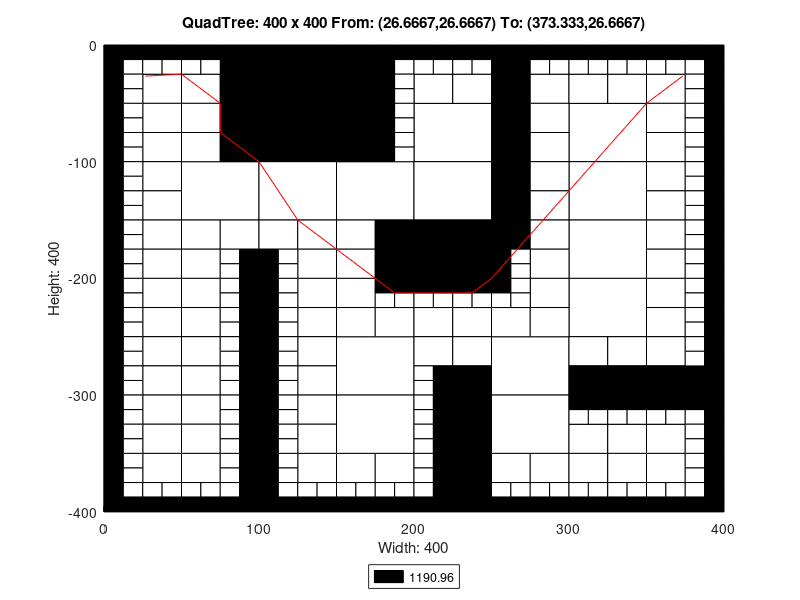

The MATLAB script that drew this image:
axis([0 400 -400 0]);
title('QuadTree: 400 x 400 From: (26.6667,26.6667) To: (373.333,26.6667)');
xlabel('Width: 400');
ylabel('Height: 400');
rectangle('Position',[100 -50 50 50], 'FaceColor',[0 0 0]);
rectangle('Position',[100 -100 50 50], 'FaceColor',[0 0 0]);
rectangle('Position',[50 -150 50 50], 'FaceColor',[1 1 1]);
rectangle('Position',[100 -150 50 50], 'FaceColor',[1 1 1]);
rectangle('Position',[150 -150 50 50], 'FaceColor',[1 1 1]);
rectangle('Position',[200 -100 50 50], 'FaceColor',[1 1 1]);
rectangle('Position',[300 -100 50 50], 'FaceColor',[1 1 1]);
rectangle('Position',[200 -150 50 50], 'FaceColor',[1 1 1]);
rectangle('Position',[200 -200 50 50], 'FaceColor',[0 0 0]);
rectangle('Position',[300 -150 50 50], 'FaceColor',[1 1 1]);
rectangle('Position',[300 -200 50 50], 'FaceColor',[1 1 1]);
rectangle('Position',[150 -300 50 50], 'FaceColor',[1 1 1]);
rectangle('Position',[150 -350 50 50], 'FaceColor',[1 1 1]);
rectangle('Position',[250 -300 50 50], 'FaceColor',[1 1 1]);
rectangle('Position',[300 -250 50 50], 'FaceColor',[1 1 1]);
rectangle('Position',[250 -350 50 50], 'FaceColor',[1 1 1]);
rectangle('Position',[25 -50 25 25], 'FaceColor',[1 1 1]);
rectangle('Position',[75 -25 25 25], 'FaceColor',[0 0 0]);
rectangle('Position',[50 -50 25 25], 'FaceColor',[1 1 1]);
rectangle('Position',[75 -50 25 25], 'FaceColor',[0 0 0]);
rectangle('Position',[25 -75 25 25], 'FaceColor',[1 1 1]);
rectangle('Position',[25 -100 25 25], 'FaceColor',[1 1 1]);
rectangle('Position',[50 -75 25 25], 'FaceColor',[1 1 1]);
rectangle('Position',[75 -75 25 25], 'FaceColor',[0 0 0]);
rectangle('Position',[50 -100 25 25], 'FaceColor',[1 1 1]);
rectangle('Position',[75 -100 25 25], 'FaceColor',[0 0 0]);
rectangle('Position',[150 -25 25 25], 'FaceColor',[0 0 0]);
rectangle('Position',[150 -50 25 25], 'FaceColor',[0 0 0]);
rectangle('Position',[150 -75 25 25], 'FaceColor',[0 0 0]);
rectangle('Position',[150 -100 25 25], 'FaceColor',[0 0 0]);
rectangle('Position',[25 -125 25 25], 'FaceColor',[1 1 1]);
rectangle('Position',[25 -150 25 25], 'FaceColor',[1 1 1]);
rectangle('Position',[25 -175 25 25], 'FaceColor',[1 1 1]);
rectangle('Position',[25 -200 25 25], 'FaceColor',[1 1 1]);
rectangle('Position',[50 -175 25 25], 'FaceColor',[1 1 1]);
rectangle('Position',[75 -175 25 25], 'FaceColor',[1 1 1]);
rectangle('Position',[50 -200 25 25], 'FaceColor',[1 1 1]);
rectangle('Position',[100 -175 25 25], 'FaceColor',[1 1 1]);
rectangle('Position',[125 -175 25 25], 'FaceColor',[1 1 1]);
rectangle('Position',[125 -200 25 25], 'FaceColor',[1 1 1]);
rectangle('Position',[150 -175 25 25], 'FaceColor',[1 1 1]);
rectangle('Position',[175 -175 25 25], 'FaceColor',[0 0 0]);
rectangle('Position',[150 -200 25 25], 'FaceColor',[1 1 1]);
rectangle('Position',[175 -200 25 25], 'FaceColor',[0 0 0]);
rectangle('Position',[200 -50 25 25], 'FaceColor',[1 1 1]);
rectangle('Position',[225 -50 25 25], 'FaceColor',[1 1 1]);
rectangle('Position',[250 -25 25 25], 'FaceColor',[0 0 0]);
rectangle('Position',[250 -50 25 25], 'FaceColor',[0 0 0]);
rectangle('Position',[275 -50 25 25], 'FaceColor',[1 1 1]);
rectangle('Position',[250 -75 25 25], 'FaceColor',[0 0 0]);
rectangle('Position',[275 -75 25 25], 'FaceColor',[1 1 1]);
rectangle('Position',[250 -100 25 25], 'FaceColor',[0 0 0]);
rectangle('Position',[275 -100 25 25], 'FaceColor',[1 1 1]);
rectangle('Position',[300 -50 25 25], 'FaceColor',[1 1 1]);
rectangle('Position',[325 -50 25 25], 'FaceColor',[1 1 1]);
rectangle('Position',[350 -50 25 25], 'FaceColor',[1 1 1]);
rectangle('Position',[350 -75 25 25], 'FaceColor',[1 1 1]);
rectangle('Position',[350 -100 25 25], 'FaceColor',[1 1 1]);
rectangle('Position',[250 -125 25 25], 'FaceColor',[0 0 0]);
rectangle('Position',[275 -125 25 25], 'FaceColor',[1 1 1]);
rectangle('Position',[250 -150 25 25], 'FaceColor',[0 0 0]);
rectangle('Position',[275 -150 25 25], 'FaceColor',[1 1 1]);
rectangle('Position',[250 -175 25 25], 'FaceColor',[0 0 0]);
rectangle('Position',[275 -175 25 25], 'FaceColor',[1 1 1]);
rectangle('Position',[275 -200 25 25], 'FaceColor',[1 1 1]);
rectangle('Position',[350 -125 25 25], 'FaceColor',[1 1 1]);
rectangle('Position',[350 -150 25 25], 'FaceColor',[1 1 1]);
rectangle('Position',[350 -175 25 25], 'FaceColor',[1 1 1]);
rectangle('Position',[350 -200 25 25], 'FaceColor',[1 1 1]);
rectangle('Position',[25 -225 25 25], 'FaceColor',[1 1 1]);
rectangle('Position',[25 -250 25 25], 'FaceColor',[1 1 1]);
rectangle('Position',[50 -225 25 25], 'FaceColor',[1 1 1]);
rectangle('Position',[50 -250 25 25], 'FaceColor',[1 1 1]);
rectangle('Position',[25 -275 25 25], 'FaceColor',[1 1 1]);
rectangle('Position',[25 -300 25 25], 'FaceColor',[1 1 1]);
rectangle('Position',[50 -275 25 25], 'FaceColor',[1 1 1]);
rectangle('Position',[50 -300 25 25], 'FaceColor',[1 1 1]);
rectangle('Position',[125 -225 25 25], 'FaceColor',[1 1 1]);
rectangle('Position',[125 -250 25 25], 'FaceColor',[1 1 1]);
rectangle('Position',[150 -225 25 25], 'FaceColor',[1 1 1]);
rectangle('Position',[150 -250 25 25], 'FaceColor',[1 1 1]);
rectangle('Position',[175 -250 25 25], 'FaceColor',[1 1 1]);
rectangle('Position',[125 -275 25 25], 'FaceColor',[1 1 1]);
rectangle('Position',[125 -300 25 25], 'FaceColor',[1 1 1]);
rectangle('Position',[25 -325 25 25], 'FaceColor',[1 1 1]);
rectangle('Position',[25 -350 25 25], 'FaceColor',[1 1 1]);
rectangle('Position',[50 -325 25 25], 'FaceColor',[1 1 1]);
rectangle('Position',[50 -350 25 25], 'FaceColor',[1 1 1]);
rectangle('Position',[25 -375 25 25], 'FaceColor',[1 1 1]);
rectangle('Position',[50 -375 25 25], 'FaceColor',[1 1 1]);
rectangle('Position',[125 -325 25 25], 'FaceColor',[1 1 1]);
rectangle('Position',[125 -350 25 25], 'FaceColor',[1 1 1]);
rectangle('Position',[125 -375 25 25], 'FaceColor',[1 1 1]);
rectangle('Position',[150 -375 25 25], 'FaceColor',[1 1 1]);
rectangle('Position',[175 -375 25 25], 'FaceColor',[1 1 1]);
rectangle('Position',[200 -250 25 25], 'FaceColor',[1 1 1]);
rectangle('Position',[225 -250 25 25], 'FaceColor',[1 1 1]);
rectangle('Position',[275 -225 25 25], 'FaceColor',[1 1 1]);
rectangle('Position',[250 -250 25 25], 'FaceColor',[1 1 1]);
rectangle('Position',[275 -250 25 25], 'FaceColor',[1 1 1]);
rectangle('Position',[200 -275 25 25], 'FaceColor',[1 1 1]);
rectangle('Position',[225 -275 25 25], 'FaceColor',[1 1 1]);
rectangle('Position',[225 -300 25 25], 'FaceColor',[0 0 0]);
rectangle('Position',[350 -225 25 25], 'FaceColor',[1 1 1]);
rectangle('Position',[350 -250 25 25], 'FaceColor',[1 1 1]);
rectangle('Position',[300 -275 25 25], 'FaceColor',[1 1 1]);
rectangle('Position',[325 -275 25 25], 'FaceColor',[1 1 1]);
rectangle('Position',[300 -300 25 25], 'FaceColor',[0 0 0]);
rectangle('Position',[325 -300 25 25], 'FaceColor',[0 0 0]);
rectangle('Position',[350 -275 25 25], 'FaceColor',[1 1 1]);
rectangle('Position',[350 -300 25 25], 'FaceColor',[0 0 0]);
rectangle('Position',[375 -300 25 25], 'FaceColor',[0 0 0]);
rectangle('Position',[225 -325 25 25], 'FaceColor',[0 0 0]);
rectangle('Position',[225 -350 25 25], 'FaceColor',[0 0 0]);
rectangle('Position',[225 -375 25 25], 'FaceColor',[0 0 0]);
rectangle('Position',[225 -400 25 25], 'FaceColor',[0 0 0]);
rectangle('Position',[250 -375 25 25], 'FaceColor',[1 1 1]);
rectangle('Position',[275 -375 25 25], 'FaceColor',[1 1 1]);
rectangle('Position',[300 -350 25 25], 'FaceColor',[1 1 1]);
rectangle('Position',[325 -350 25 25], 'FaceColor',[1 1 1]);
rectangle('Position',[350 -350 25 25], 'FaceColor',[1 1 1]);
rectangle('Position',[300 -375 25 25], 'FaceColor',[1 1 1]);
rectangle('Position',[325 -375 25 25], 'FaceColor',[1 1 1]);
rectangle('Position',[350 -375 25 25], 'FaceColor',[1 1 1]);
rectangle('Position',[0 -12.5 12.5 12.5], 'FaceColor',[0 0 0]);
rectangle('Position',[12.5 -12.5 12.5 12.5], 'FaceColor',[0 0 0]);
rectangle('Position',[0 -25 12.5 12.5], 'FaceColor',[0 0 0]);
rectangle('Position',[12.5 -25 12.5 12.5], 'FaceColor',[1 1 1]);
rectangle('Position',[25 -12.5 12.5 12.5], 'FaceColor',[0 0 0]);
rectangle('Position',[37.5 -12.5 12.5 12.5], 'FaceColor',[0 0 0]);
rectangle('Position',[25 -25 12.5 12.5], 'FaceColor',[1 1 1]);
rectangle('Position',[37.5 -25 12.5 12.5], 'FaceColor',[1 1 1]);
rectangle('Position',[0 -37.5 12.5 12.5], 'FaceColor',[0 0 0]);
rectangle('Position',[12.5 -37.5 12.5 12.5], 'FaceColor',[1 1 1]);
rectangle('Position',[0 -50 12.5 12.5], 'FaceColor',[0 0 0]);
rectangle('Position',[12.5 -50 12.5 12.5], 'FaceColor',[1 1 1]);
rectangle('Position',[50 -12.5 12.5 12.5], 'FaceColor',[0 0 0]);
rectangle('Position',[62.5 -12.5 12.5 12.5], 'FaceColor',[0 0 0]);
rectangle('Position',[50 -25 12.5 12.5], 'FaceColor',[1 1 1]);
rectangle('Position',[62.5 -25 12.5 12.5], 'FaceColor',[1 1 1]);
rectangle('Position',[0 -62.5 12.5 12.5], 'FaceColor',[0 0 0]);
rectangle('Position',[12.5 -62.5 12.5 12.5], 'FaceColor',[1 1 1]);
rectangle('Position',[0 -75 12.5 12.5], 'FaceColor',[0 0 0]);
rectangle('Position',[12.5 -75 12.5 12.5], 'FaceColor',[1 1 1]);
rectangle('Position',[0 -87.5 12.5 12.5], 'FaceColor',[0 0 0]);
rectangle('Position',[12.5 -87.5 12.5 12.5], 'FaceColor',[1 1 1]);
rectangle('Position',[0 -100 12.5 12.5], 'FaceColor',[0 0 0]);
rectangle('Position',[12.5 -100 12.5 12.5], 'FaceColor',[1 1 1]);
rectangle('Position',[175 -12.5 12.5 12.5], 'FaceColor',[0 0 0]);
rectangle('Position',[187.5 -12.5 12.5 12.5], 'FaceColor',[0 0 0]);
rectangle('Position',[175 -25 12.5 12.5], 'FaceColor',[0 0 0]);
rectangle('Position',[187.5 -25 12.5 12.5], 'FaceColor',[1 1 1]);
rectangle('Position',[175 -37.5 12.5 12.5], 'FaceColor',[0 0 0]);
rectangle('Position',[187.5 -37.5 12.5 12.5], 'FaceColor',[1 1 1]);
rectangle('Position',[175 -50 12.5 12.5], 'FaceColor',[0 0 0]);
rectangle('Position',[187.5 -50 12.5 12.5], 'FaceColor',[1 1 1]);
rectangle('Position',[175 -62.5 12.5 12.5], 'FaceColor',[0 0 0]);
rectangle('Position',[187.5 -62.5 12.5 12.5], 'FaceColor',[1 1 1]);
rectangle('Position',[175 -75 12.5 12.5], 'FaceColor',[0 0 0]);
rectangle('Position',[187.5 -75 12.5 12.5], 'FaceColor',[1 1 1]);
rectangle('Position',[175 -87.5 12.5 12.5], 'FaceColor',[0 0 0]);
rectangle('Position',[187.5 -87.5 12.5 12.5], 'FaceColor',[1 1 1]);
rectangle('Position',[175 -100 12.5 12.5], 'FaceColor',[0 0 0]);
rectangle('Position',[187.5 -100 12.5 12.5], 'FaceColor',[1 1 1]);
rectangle('Position',[0 -112.5 12.5 12.5], 'FaceColor',[0 0 0]);
rectangle('Position',[12.5 -112.5 12.5 12.5], 'FaceColor',[1 1 1]);
rectangle('Position',[0 -125 12.5 12.5], 'FaceColor',[0 0 0]);
rectangle('Position',[12.5 -125 12.5 12.5], 'FaceColor',[1 1 1]);
rectangle('Position',[0 -137.5 12.5 12.5], 'FaceColor',[0 0 0]);
rectangle('Position',[12.5 -137.5 12.5 12.5], 'FaceColor',[1 1 1]);
rectangle('Position',[0 -150 12.5 12.5], 'FaceColor',[0 0 0]);
rectangle('Position',[12.5 -150 12.5 12.5], 'FaceColor',[1 1 1]);
rectangle('Position',[0 -162.5 12.5 12.5], 'FaceColor',[0 0 0]);
rectangle('Position',[12.5 -162.5 12.5 12.5], 'FaceColor',[1 1 1]);
rectangle('Position',[0 -175 12.5 12.5], 'FaceColor',[0 0 0]);
rectangle('Position',[12.5 -175 12.5 12.5], 'FaceColor',[1 1 1]);
rectangle('Position',[0 -187.5 12.5 12.5], 'FaceColor',[0 0 0]);
rectangle('Position',[12.5 -187.5 12.5 12.5], 'FaceColor',[1 1 1]);
rectangle('Position',[0 -200 12.5 12.5], 'FaceColor',[0 0 0]);
rectangle('Position',[12.5 -200 12.5 12.5], 'FaceColor',[1 1 1]);
rectangle('Position',[75 -187.5 12.5 12.5], 'FaceColor',[1 1 1]);
rectangle('Position',[87.5 -187.5 12.5 12.5], 'FaceColor',[0 0 0]);
rectangle('Position',[75 -200 12.5 12.5], 'FaceColor',[1 1 1]);
rectangle('Position',[87.5 -200 12.5 12.5], 'FaceColor',[0 0 0]);
rectangle('Position',[100 -187.5 12.5 12.5], 'FaceColor',[0 0 0]);
rectangle('Position',[112.5 -187.5 12.5 12.5], 'FaceColor',[1 1 1]);
rectangle('Position',[100 -200 12.5 12.5], 'FaceColor',[0 0 0]);
rectangle('Position',[112.5 -200 12.5 12.5], 'FaceColor',[1 1 1]);
rectangle('Position',[200 -12.5 12.5 12.5], 'FaceColor',[0 0 0]);
rectangle('Position',[212.5 -12.5 12.5 12.5], 'FaceColor',[0 0 0]);
rectangle('Position',[200 -25 12.5 12.5], 'FaceColor',[1 1 1]);
rectangle('Position',[212.5 -25 12.5 12.5], 'FaceColor',[1 1 1]);
rectangle('Position',[225 -12.5 12.5 12.5], 'FaceColor',[0 0 0]);
rectangle('Position',[237.5 -12.5 12.5 12.5], 'FaceColor',[0 0 0]);
rectangle('Position',[225 -25 12.5 12.5], 'FaceColor',[1 1 1]);
rectangle('Position',[237.5 -25 12.5 12.5], 'FaceColor',[1 1 1]);
rectangle('Position',[275 -12.5 12.5 12.5], 'FaceColor',[0 0 0]);
rectangle('Position',[287.5 -12.5 12.5 12.5], 'FaceColor',[0 0 0]);
rectangle('Position',[275 -25 12.5 12.5], 'FaceColor',[1 1 1]);
rectangle('Position',[287.5 -25 12.5 12.5], 'FaceColor',[1 1 1]);
rectangle('Position',[300 -12.5 12.5 12.5], 'FaceColor',[0 0 0]);
rectangle('Position',[312.5 -12.5 12.5 12.5], 'FaceColor',[0 0 0]);
rectangle('Position',[300 -25 12.5 12.5], 'FaceColor',[1 1 1]);
rectangle('Position',[312.5 -25 12.5 12.5], 'FaceColor',[1 1 1]);
rectangle('Position',[325 -12.5 12.5 12.5], 'FaceColor',[0 0 0]);
rectangle('Position',[337.5 -12.5 12.5 12.5], 'FaceColor',[0 0 0]);
rectangle('Position',[325 -25 12.5 12.5], 'FaceColor',[1 1 1]);
rectangle('Position',[337.5 -25 12.5 12.5], 'FaceColor',[1 1 1]);
rectangle('Position',[350 -12.5 12.5 12.5], 'FaceColor',[0 0 0]);
rectangle('Position',[362.5 -12.5 12.5 12.5], 'FaceColor',[0 0 0]);
rectangle('Position',[350 -25 12.5 12.5], 'FaceColor',[1 1 1]);
rectangle('Position',[362.5 -25 12.5 12.5], 'FaceColor',[1 1 1]);
rectangle('Position',[375 -12.5 12.5 12.5], 'FaceColor',[0 0 0]);
rectangle('Position',[387.5 -12.5 12.5 12.5], 'FaceColor',[0 0 0]);
rectangle('Position',[375 -25 12.5 12.5], 'FaceColor',[1 1 1]);
rectangle('Position',[387.5 -25 12.5 12.5], 'FaceColor',[0 0 0]);
rectangle('Position',[375 -37.5 12.5 12.5], 'FaceColor',[1 1 1]);
rectangle('Position',[387.5 -37.5 12.5 12.5], 'FaceColor',[0 0 0]);
rectangle('Position',[375 -50 12.5 12.5], 'FaceColor',[1 1 1]);
rectangle('Position',[387.5 -50 12.5 12.5], 'FaceColor',[0 0 0]);
rectangle('Position',[375 -62.5 12.5 12.5], 'FaceColor',[1 1 1]);
rectangle('Position',[387.5 -62.5 12.5 12.5], 'FaceColor',[0 0 0]);
rectangle('Position',[375 -75 12.5 12.5], 'FaceColor',[1 1 1]);
rectangle('Position',[387.5 -75 12.5 12.5], 'FaceColor',[0 0 0]);
rectangle('Position',[375 -87.5 12.5 12.5], 'FaceColor',[1 1 1]);
rectangle('Position',[387.5 -87.5 12.5 12.5], 'FaceColor',[0 0 0]);
rectangle('Position',[375 -100 12.5 12.5], 'FaceColor',[1 1 1]);
rectangle('Position',[387.5 -100 12.5 12.5], 'FaceColor',[0 0 0]);
rectangle('Position',[250 -187.5 12.5 12.5], 'FaceColor',[0 0 0]);
rectangle('Position',[262.5 -187.5 12.5 12.5], 'FaceColor',[1 1 1]);
rectangle('Position',[250 -200 12.5 12.5], 'FaceColor',[0 0 0]);
rectangle('Position',[262.5 -200 12.5 12.5], 'FaceColor',[1 1 1]);
rectangle('Position',[375 -112.5 12.5 12.5], 'FaceColor',[1 1 1]);
rectangle('Position',[387.5 -112.5 12.5 12.5], 'FaceColor',[0 0 0]);
rectangle('Position',[375 -125 12.5 12.5], 'FaceColor',[1 1 1]);
rectangle('Position',[387.5 -125 12.5 12.5], 'FaceColor',[0 0 0]);
rectangle('Position',[375 -137.5 12.5 12.5], 'FaceColor',[1 1 1]);
rectangle('Position',[387.5 -137.5 12.5 12.5], 'FaceColor',[0 0 0]);
rectangle('Position',[375 -150 12.5 12.5], 'FaceColor',[1 1 1]);
rectangle('Position',[387.5 -150 12.5 12.5], 'FaceColor',[0 0 0]);
rectangle('Position',[375 -162.5 12.5 12.5], 'FaceColor',[1 1 1]);
rectangle('Position',[387.5 -162.5 12.5 12.5], 'FaceColor',[0 0 0]);
rectangle('Position',[375 -175 12.5 12.5], 'FaceColor',[1 1 1]);
rectangle('Position',[387.5 -175 12.5 12.5], 'FaceColor',[0 0 0]);
rectangle('Position',[375 -187.5 12.5 12.5], 'FaceColor',[1 1 1]);
rectangle('Position',[387.5 -187.5 12.5 12.5], 'FaceColor',[0 0 0]);
rectangle('Position',[375 -200 12.5 12.5], 'FaceColor',[1 1 1]);
rectangle('Position',[387.5 -200 12.5 12.5], 'FaceColor',[0 0 0]);
rectangle('Position',[0 -212.5 12.5 12.5], 'FaceColor',[0 0 0]);
rectangle('Position',[12.5 -212.5 12.5 12.5], 'FaceColor',[1 1 1]);
rectangle('Position',[0 -225 12.5 12.5], 'FaceColor',[0 0 0]);
rectangle('Position',[12.5 -225 12.5 12.5], 'FaceColor',[1 1 1]);
rectangle('Position',[0 -237.5 12.5 12.5], 'FaceColor',[0 0 0]);
rectangle('Position',[12.5 -237.5 12.5 12.5], 'FaceColor',[1 1 1]);
rectangle('Position',[0 -250 12.5 12.5], 'FaceColor',[0 0 0]);
rectangle('Position',[12.5 -250 12.5 12.5], 'FaceColor',[1 1 1]);
rectangle('Position',[75 -212.5 12.5 12.5], 'FaceColor',[1 1 1]);
rectangle('Position',[87.5 -212.5 12.5 12.5], 'FaceColor',[0 0 0]);
rectangle('Position',[75 -225 12.5 12.5], 'FaceColor',[1 1 1]);
rectangle('Position',[87.5 -225 12.5 12.5], 'FaceColor',[0 0 0]);
rectangle('Position',[75 -237.5 12.5 12.5], 'FaceColor',[1 1 1]);
rectangle('Position',[87.5 -237.5 12.5 12.5], 'FaceColor',[0 0 0]);
rectangle('Position',[75 -250 12.5 12.5], 'FaceColor',[1 1 1]);
rectangle('Position',[87.5 -250 12.5 12.5], 'FaceColor',[0 0 0]);
rectangle('Position',[0 -262.5 12.5 12.5], 'FaceColor',[0 0 0]);
rectangle('Position',[12.5 -262.5 12.5 12.5], 'FaceColor',[1 1 1]);
rectangle('Position',[0 -275 12.5 12.5], 'FaceColor',[0 0 0]);
rectangle('Position',[12.5 -275 12.5 12.5], 'FaceColor',[1 1 1]);
rectangle('Position',[0 -287.5 12.5 12.5], 'FaceColor',[0 0 0]);
rectangle('Position',[12.5 -287.5 12.5 12.5], 'FaceColor',[1 1 1]);
rectangle('Position',[0 -300 12.5 12.5], 'FaceColor',[0 0 0]);
rectangle('Position',[12.5 -300 12.5 12.5], 'FaceColor',[1 1 1]);
rectangle('Position',[75 -262.5 12.5 12.5], 'FaceColor',[1 1 1]);
rectangle('Position',[87.5 -262.5 12.5 12.5], 'FaceColor',[0 0 0]);
rectangle('Position',[75 -275 12.5 12.5], 'FaceColor',[1 1 1]);
rectangle('Position',[87.5 -275 12.5 12.5], 'FaceColor',[0 0 0]);
rectangle('Position',[75 -287.5 12.5 12.5], 'FaceColor',[1 1 1]);
rectangle('Position',[87.5 -287.5 12.5 12.5], 'FaceColor',[0 0 0]);
rectangle('Position',[75 -300 12.5 12.5], 'FaceColor',[1 1 1]);
rectangle('Position',[87.5 -300 12.5 12.5], 'FaceColor',[0 0 0]);
rectangle('Position',[100 -212.5 12.5 12.5], 'FaceColor',[0 0 0]);
rectangle('Position',[112.5 -212.5 12.5 12.5], 'FaceColor',[1 1 1]);
rectangle('Position',[100 -225 12.5 12.5], 'FaceColor',[0 0 0]);
rectangle('Position',[112.5 -225 12.5 12.5], 'FaceColor',[1 1 1]);
rectangle('Position',[100 -237.5 12.5 12.5], 'FaceColor',[0 0 0]);
rectangle('Position',[112.5 -237.5 12.5 12.5], 'FaceColor',[1 1 1]);
rectangle('Position',[100 -250 12.5 12.5], 'FaceColor',[0 0 0]);
rectangle('Position',[112.5 -250 12.5 12.5], 'FaceColor',[1 1 1]);
rectangle('Position',[175 -212.5 12.5 12.5], 'FaceColor',[0 0 0]);
rectangle('Position',[187.5 -212.5 12.5 12.5], 'FaceColor',[0 0 0]);
rectangle('Position',[175 -225 12.5 12.5], 'FaceColor',[1 1 1]);
rectangle('Position',[187.5 -225 12.5 12.5], 'FaceColor',[1 1 1]);
rectangle('Position',[100 -262.5 12.5 12.5], 'FaceColor',[0 0 0]);
rectangle('Position',[112.5 -262.5 12.5 12.5], 'FaceColor',[1 1 1]);
rectangle('Position',[100 -275 12.5 12.5], 'FaceColor',[0 0 0]);
rectangle('Position',[112.5 -275 12.5 12.5], 'FaceColor',[1 1 1]);
rectangle('Position',[100 -287.5 12.5 12.5], 'FaceColor',[0 0 0]);
rectangle('Position',[112.5 -287.5 12.5 12.5], 'FaceColor',[1 1 1]);
rectangle('Position',[100 -300 12.5 12.5], 'FaceColor',[0 0 0]);
rectangle('Position',[112.5 -300 12.5 12.5], 'FaceColor',[1 1 1]);
rectangle('Position',[0 -312.5 12.5 12.5], 'FaceColor',[0 0 0]);
rectangle('Position',[12.5 -312.5 12.5 12.5], 'FaceColor',[1 1 1]);
rectangle('Position',[0 -325 12.5 12.5], 'FaceColor',[0 0 0]);
rectangle('Position',[12.5 -325 12.5 12.5], 'FaceColor',[1 1 1]);
rectangle('Position',[0 -337.5 12.5 12.5], 'FaceColor',[0 0 0]);
rectangle('Position',[12.5 -337.5 12.5 12.5], 'FaceColor',[1 1 1]);
rectangle('Position',[0 -350 12.5 12.5], 'FaceColor',[0 0 0]);
rectangle('Position',[12.5 -350 12.5 12.5], 'FaceColor',[1 1 1]);
rectangle('Position',[75 -312.5 12.5 12.5], 'FaceColor',[1 1 1]);
rectangle('Position',[87.5 -312.5 12.5 12.5], 'FaceColor',[0 0 0]);
rectangle('Position',[75 -325 12.5 12.5], 'FaceColor',[1 1 1]);
rectangle('Position',[87.5 -325 12.5 12.5], 'FaceColor',[0 0 0]);
rectangle('Position',[75 -337.5 12.5 12.5], 'FaceColor',[1 1 1]);
rectangle('Position',[87.5 -337.5 12.5 12.5], 'FaceColor',[0 0 0]);
rectangle('Position',[75 -350 12.5 12.5], 'FaceColor',[1 1 1]);
rectangle('Position',[87.5 -350 12.5 12.5], 'FaceColor',[0 0 0]);
rectangle('Position',[0 -362.5 12.5 12.5], 'FaceColor',[0 0 0]);
rectangle('Position',[12.5 -362.5 12.5 12.5], 'FaceColor',[1 1 1]);
rectangle('Position',[0 -375 12.5 12.5], 'FaceColor',[0 0 0]);
rectangle('Position',[12.5 -375 12.5 12.5], 'FaceColor',[1 1 1]);
rectangle('Position',[0 -387.5 12.5 12.5], 'FaceColor',[0 0 0]);
rectangle('Position',[12.5 -387.5 12.5 12.5], 'FaceColor',[1 1 1]);
rectangle('Position',[0 -400 12.5 12.5], 'FaceColor',[0 0 0]);
rectangle('Position',[12.5 -400 12.5 12.5], 'FaceColor',[0 0 0]);
rectangle('Position',[25 -387.5 12.5 12.5], 'FaceColor',[1 1 1]);
rectangle('Position',[37.5 -387.5 12.5 12.5], 'FaceColor',[1 1 1]);
rectangle('Position',[25 -400 12.5 12.5], 'FaceColor',[0 0 0]);
rectangle('Position',[37.5 -400 12.5 12.5], 'FaceColor',[0 0 0]);
rectangle('Position',[75 -362.5 12.5 12.5], 'FaceColor',[1 1 1]);
rectangle('Position',[87.5 -362.5 12.5 12.5], 'FaceColor',[0 0 0]);
rectangle('Position',[75 -375 12.5 12.5], 'FaceColor',[1 1 1]);
rectangle('Position',[87.5 -375 12.5 12.5], 'FaceColor',[0 0 0]);
rectangle('Position',[50 -387.5 12.5 12.5], 'FaceColor',[1 1 1]);
rectangle('Position',[62.5 -387.5 12.5 12.5], 'FaceColor',[1 1 1]);
rectangle('Position',[50 -400 12.5 12.5], 'FaceColor',[0 0 0]);
rectangle('Position',[62.5 -400 12.5 12.5], 'FaceColor',[0 0 0]);
rectangle('Position',[75 -387.5 12.5 12.5], 'FaceColor',[1 1 1]);
rectangle('Position',[87.5 -387.5 12.5 12.5], 'FaceColor',[0 0 0]);
rectangle('Position',[75 -400 12.5 12.5], 'FaceColor',[0 0 0]);
rectangle('Position',[87.5 -400 12.5 12.5], 'FaceColor',[0 0 0]);
rectangle('Position',[100 -312.5 12.5 12.5], 'FaceColor',[0 0 0]);
rectangle('Position',[112.5 -312.5 12.5 12.5], 'FaceColor',[1 1 1]);
rectangle('Position',[100 -325 12.5 12.5], 'FaceColor',[0 0 0]);
rectangle('Position',[112.5 -325 12.5 12.5], 'FaceColor',[1 1 1]);
rectangle('Position',[100 -337.5 12.5 12.5], 'FaceColor',[0 0 0]);
rectangle('Position',[112.5 -337.5 12.5 12.5], 'FaceColor',[1 1 1]);
rectangle('Position',[100 -350 12.5 12.5], 'FaceColor',[0 0 0]);
rectangle('Position',[112.5 -350 12.5 12.5], 'FaceColor',[1 1 1]);
rectangle('Position',[100 -362.5 12.5 12.5], 'FaceColor',[0 0 0]);
rectangle('Position',[112.5 -362.5 12.5 12.5], 'FaceColor',[1 1 1]);
rectangle('Position',[100 -375 12.5 12.5], 'FaceColor',[0 0 0]);
rectangle('Position',[112.5 -375 12.5 12.5], 'FaceColor',[1 1 1]);
rectangle('Position',[100 -387.5 12.5 12.5], 'FaceColor',[0 0 0]);
rectangle('Position',[112.5 -387.5 12.5 12.5], 'FaceColor',[1 1 1]);
rectangle('Position',[100 -400 12.5 12.5], 'FaceColor',[0 0 0]);
rectangle('Position',[112.5 -400 12.5 12.5], 'FaceColor',[0 0 0]);
rectangle('Position',[125 -387.5 12.5 12.5], 'FaceColor',[1 1 1]);
rectangle('Position',[137.5 -387.5 12.5 12.5], 'FaceColor',[1 1 1]);
rectangle('Position',[125 -400 12.5 12.5], 'FaceColor',[0 0 0]);
rectangle('Position',[137.5 -400 12.5 12.5], 'FaceColor',[0 0 0]);
rectangle('Position',[150 -387.5 12.5 12.5], 'FaceColor',[1 1 1]);
rectangle('Position',[162.5 -387.5 12.5 12.5], 'FaceColor',[1 1 1]);
rectangle('Position',[150 -400 12.5 12.5], 'FaceColor',[0 0 0]);
rectangle('Position',[162.5 -400 12.5 12.5], 'FaceColor',[0 0 0]);
rectangle('Position',[175 -387.5 12.5 12.5], 'FaceColor',[1 1 1]);
rectangle('Position',[187.5 -387.5 12.5 12.5], 'FaceColor',[1 1 1]);
rectangle('Position',[175 -400 12.5 12.5], 'FaceColor',[0 0 0]);
rectangle('Position',[187.5 -400 12.5 12.5], 'FaceColor',[0 0 0]);
rectangle('Position',[200 -212.5 12.5 12.5], 'FaceColor',[0 0 0]);
rectangle('Position',[212.5 -212.5 12.5 12.5], 'FaceColor',[0 0 0]);
rectangle('Position',[200 -225 12.5 12.5], 'FaceColor',[1 1 1]);
rectangle('Position',[212.5 -225 12.5 12.5], 'FaceColor',[1 1 1]);
rectangle('Position',[225 -212.5 12.5 12.5], 'FaceColor',[0 0 0]);
rectangle('Position',[237.5 -212.5 12.5 12.5], 'FaceColor',[0 0 0]);
rectangle('Position',[225 -225 12.5 12.5], 'FaceColor',[1 1 1]);
rectangle('Position',[237.5 -225 12.5 12.5], 'FaceColor',[1 1 1]);
rectangle('Position',[250 -212.5 12.5 12.5], 'FaceColor',[0 0 0]);
rectangle('Position',[262.5 -212.5 12.5 12.5], 'FaceColor',[1 1 1]);
rectangle('Position',[250 -225 12.5 12.5], 'FaceColor',[1 1 1]);
rectangle('Position',[262.5 -225 12.5 12.5], 'FaceColor',[1 1 1]);
rectangle('Position',[200 -287.5 12.5 12.5], 'FaceColor',[1 1 1]);
rectangle('Position',[212.5 -287.5 12.5 12.5], 'FaceColor',[0 0 0]);
rectangle('Position',[200 -300 12.5 12.5], 'FaceColor',[1 1 1]);
rectangle('Position',[212.5 -300 12.5 12.5], 'FaceColor',[0 0 0]);
rectangle('Position',[375 -212.5 12.5 12.5], 'FaceColor',[1 1 1]);
rectangle('Position',[387.5 -212.5 12.5 12.5], 'FaceColor',[0 0 0]);
rectangle('Position',[375 -225 12.5 12.5], 'FaceColor',[1 1 1]);
rectangle('Position',[387.5 -225 12.5 12.5], 'FaceColor',[0 0 0]);
rectangle('Position',[375 -237.5 12.5 12.5], 'FaceColor',[1 1 1]);
rectangle('Position',[387.5 -237.5 12.5 12.5], 'FaceColor',[0 0 0]);
rectangle('Position',[375 -250 12.5 12.5], 'FaceColor',[1 1 1]);
rectangle('Position',[387.5 -250 12.5 12.5], 'FaceColor',[0 0 0]);
rectangle('Position',[375 -262.5 12.5 12.5], 'FaceColor',[1 1 1]);
rectangle('Position',[387.5 -262.5 12.5 12.5], 'FaceColor',[0 0 0]);
rectangle('Position',[375 -275 12.5 12.5], 'FaceColor',[1 1 1]);
rectangle('Position',[387.5 -275 12.5 12.5], 'FaceColor',[0 0 0]);
rectangle('Position',[200 -312.5 12.5 12.5], 'FaceColor',[1 1 1]);
rectangle('Position',[212.5 -312.5 12.5 12.5], 'FaceColor',[0 0 0]);
rectangle('Position',[200 -325 12.5 12.5], 'FaceColor',[1 1 1]);
rectangle('Position',[212.5 -325 12.5 12.5], 'FaceColor',[0 0 0]);
rectangle('Position',[200 -337.5 12.5 12.5], 'FaceColor',[1 1 1]);
rectangle('Position',[212.5 -337.5 12.5 12.5], 'FaceColor',[0 0 0]);
rectangle('Position',[200 -350 12.5 12.5], 'FaceColor',[1 1 1]);
rectangle('Position',[212.5 -350 12.5 12.5], 'FaceColor',[0 0 0]);
rectangle('Position',[200 -362.5 12.5 12.5], 'FaceColor',[1 1 1]);
rectangle('Position',[212.5 -362.5 12.5 12.5], 'FaceColor',[0 0 0]);
rectangle('Position',[200 -375 12.5 12.5], 'FaceColor',[1 1 1]);
rectangle('Position',[212.5 -375 12.5 12.5], 'FaceColor',[0 0 0]);
rectangle('Position',[200 -387.5 12.5 12.5], 'FaceColor',[1 1 1]);
rectangle('Position',[212.5 -387.5 12.5 12.5], 'FaceColor',[0 0 0]);
rectangle('Position',[200 -400 12.5 12.5], 'FaceColor',[0 0 0]);
rectangle('Position',[212.5 -400 12.5 12.5], 'FaceColor',[0 0 0]);
rectangle('Position',[250 -387.5 12.5 12.5], 'FaceColor',[1 1 1]);
rectangle('Position',[262.5 -387.5 12.5 12.5], 'FaceColor',[1 1 1]);
rectangle('Position',[250 -400 12.5 12.5], 'FaceColor',[0 0 0]);
rectangle('Position',[262.5 -400 12.5 12.5], 'FaceColor',[0 0 0]);
rectangle('Position',[275 -387.5 12.5 12.5], 'FaceColor',[1 1 1]);
rectangle('Position',[287.5 -387.5 12.5 12.5], 'FaceColor',[1 1 1]);
rectangle('Position',[275 -400 12.5 12.5], 'FaceColor',[0 0 0]);
rectangle('Position',[287.5 -400 12.5 12.5], 'FaceColor',[0 0 0]);
rectangle('Position',[300 -312.5 12.5 12.5], 'FaceColor',[0 0 0]);
rectangle('Position',[312.5 -312.5 12.5 12.5], 'FaceColor',[0 0 0]);
rectangle('Position',[300 -325 12.5 12.5], 'FaceColor',[1 1 1]);
rectangle('Position',[312.5 -325 12.5 12.5], 'FaceColor',[1 1 1]);
rectangle('Position',[325 -312.5 12.5 12.5], 'FaceColor',[0 0 0]);
rectangle('Position',[337.5 -312.5 12.5 12.5], 'FaceColor',[0 0 0]);
rectangle('Position',[325 -325 12.5 12.5], 'FaceColor',[1 1 1]);
rectangle('Position',[337.5 -325 12.5 12.5], 'FaceColor',[1 1 1]);
rectangle('Position',[350 -312.5 12.5 12.5], 'FaceColor',[0 0 0]);
rectangle('Position',[362.5 -312.5 12.5 12.5], 'FaceColor',[0 0 0]);
rectangle('Position',[350 -325 12.5 12.5], 'FaceColor',[1 1 1]);
rectangle('Position',[362.5 -325 12.5 12.5], 'FaceColor',[1 1 1]);
rectangle('Position',[375 -312.5 12.5 12.5], 'FaceColor',[0 0 0]);
rectangle('Position',[387.5 -312.5 12.5 12.5], 'FaceColor',[0 0 0]);
rectangle('Position',[375 -325 12.5 12.5], 'FaceColor',[1 1 1]);
rectangle('Position',[387.5 -325 12.5 12.5], 'FaceColor',[0 0 0]);
rectangle('Position',[375 -337.5 12.5 12.5], 'FaceColor',[1 1 1]);
rectangle('Position',[387.5 -337.5 12.5 12.5], 'FaceColor',[0 0 0]);
rectangle('Position',[375 -350 12.5 12.5], 'FaceColor',[1 1 1]);
rectangle('Position',[387.5 -350 12.5 12.5], 'FaceColor',[0 0 0]);
rectangle('Position',[300 -387.5 12.5 12.5], 'FaceColor',[1 1 1]);
rectangle('Position',[312.5 -387.5 12.5 12.5], 'FaceColor',[1 1 1]);
rectangle('Position',[300 -400 12.5 12.5], 'FaceColor',[0 0 0]);
rectangle('Position',[312.5 -400 12.5 12.5], 'FaceColor',[0 0 0]);
rectangle('Position',[325 -387.5 12.5 12.5], 'FaceColor',[1 1 1]);
rectangle('Position',[337.5 -387.5 12.5 12.5], 'FaceColor',[1 1 1]);
rectangle('Position',[325 -400 12.5 12.5], 'FaceColor',[0 0 0]);
rectangle('Position',[337.5 -400 12.5 12.5], 'FaceColor',[0 0 0]);
rectangle('Position',[375 -362.5 12.5 12.5], 'FaceColor',[1 1 1]);
rectangle('Position',[387.5 -362.5 12.5 12.5], 'FaceColor',[0 0 0]);
rectangle('Position',[375 -375 12.5 12.5], 'FaceColor',[1 1 1]);
rectangle('Position',[387.5 -375 12.5 12.5], 'FaceColor',[0 0 0]);
rectangle('Position',[350 -387.5 12.5 12.5], 'FaceColor',[1 1 1]);
rectangle('Position',[362.5 -387.5 12.5 12.5], 'FaceColor',[1 1 1]);
rectangle('Position',[350 -400 12.5 12.5], 'FaceColor',[0 0 0]);
rectangle('Position',[362.5 -400 12.5 12.5], 'FaceColor',[0 0 0]);
rectangle('Position',[375 -387.5 12.5 12.5], 'FaceColor',[1 1 1]);
rectangle('Position',[387.5 -387.5 12.5 12.5], 'FaceColor',[0 0 0]);
rectangle('Position',[375 -400 12.5 12.5], 'FaceColor',[0 0 0]);
rectangle('Position',[387.5 -400 12.5 12.5], 'FaceColor',[0 0 0]);
X=[373.333,373.333,350,300,300,250,250,250,237.5,225,212.5,200,187.5,187.5,187.5,175,150,125,100,75,75,50,26.6667];
Y=[-26.6667,-26.6667,-50,-125,-125,-200,-200,-200,-212.5,-212.5,-212.5,-212.5,-212.5,-212.5,-212.5,-200,-175,-150,-100,-75,-50,-25,-26.6667];
hold on;
plot(X,Y,'r');
legend('1190.96','Location','southoutside');
